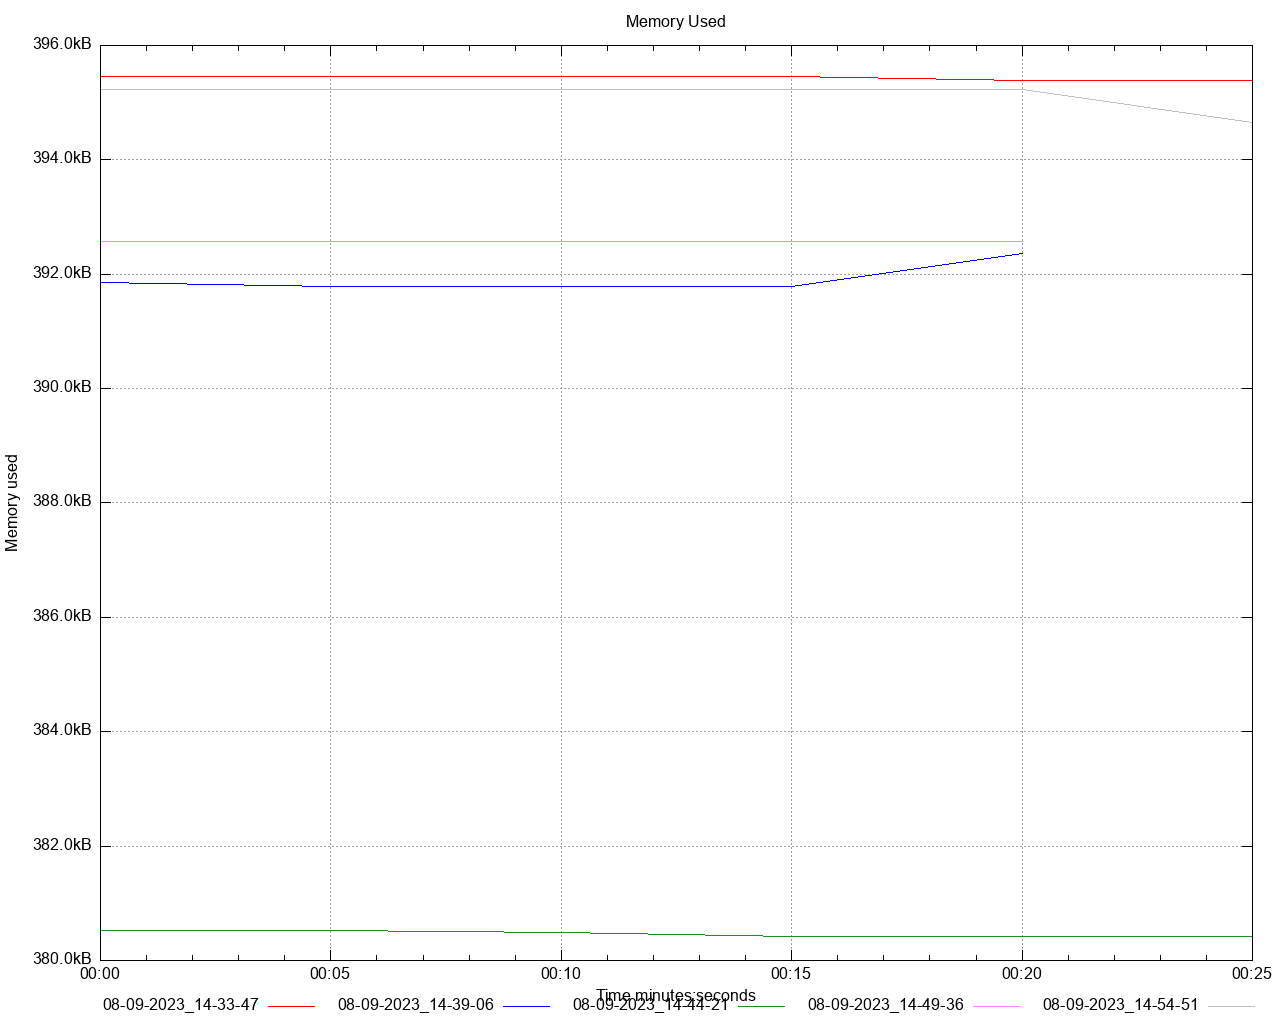

Here is the gnuplot script that generated this plot:
set title 'Memory Used' noenhanced
set style data lines
set datafile separator ","
set terminal png size 1280,1024
set grid
set key below
set xdata time
set timefmt "%s"
offset = 0
t0(x)=(offset=($0==0) ? x : offset, x - offset)
set xlabel 'Time minutes:seconds'
set ylabel 'Memory used'
set format y '%.1s%cB'
set output '/Users/gbarnett/git/hazelcast-simulator/atomiclong-3node-member/atomicreference/dstat/memory_used_A6.png'
plot \
   '/Users/gbarnett/git/hazelcast-simulator/atomiclong-3node-member/atomicreference/data/memory_used_A6_1.data' using (t0(timecolumn(1))):2 title "08-09-2023_14-33-47" noenhanced lt rgb "red", \
   '/Users/gbarnett/git/hazelcast-simulator/atomiclong-3node-member/atomicreference/data/memory_used_A6_2.data' using (t0(timecolumn(1))):2 title "08-09-2023_14-39-06" noenhanced lt rgb "blue", \
   '/Users/gbarnett/git/hazelcast-simulator/atomiclong-3node-member/atomicreference/data/memory_used_A6_3.data' using (t0(timecolumn(1))):2 title "08-09-2023_14-44-21" noenhanced lt rgb "forest-green", \
   '/Users/gbarnett/git/hazelcast-simulator/atomiclong-3node-member/atomicreference/data/memory_used_A6_4.data' using (t0(timecolumn(1))):2 title "08-09-2023_14-49-36" noenhanced lt rgb "orchid", \
   '/Users/gbarnett/git/hazelcast-simulator/atomiclong-3node-member/atomicreference/data/memory_used_A6_5.data' using (t0(timecolumn(1))):2 title "08-09-2023_14-54-51" noenhanced lt rgb "grey", \
